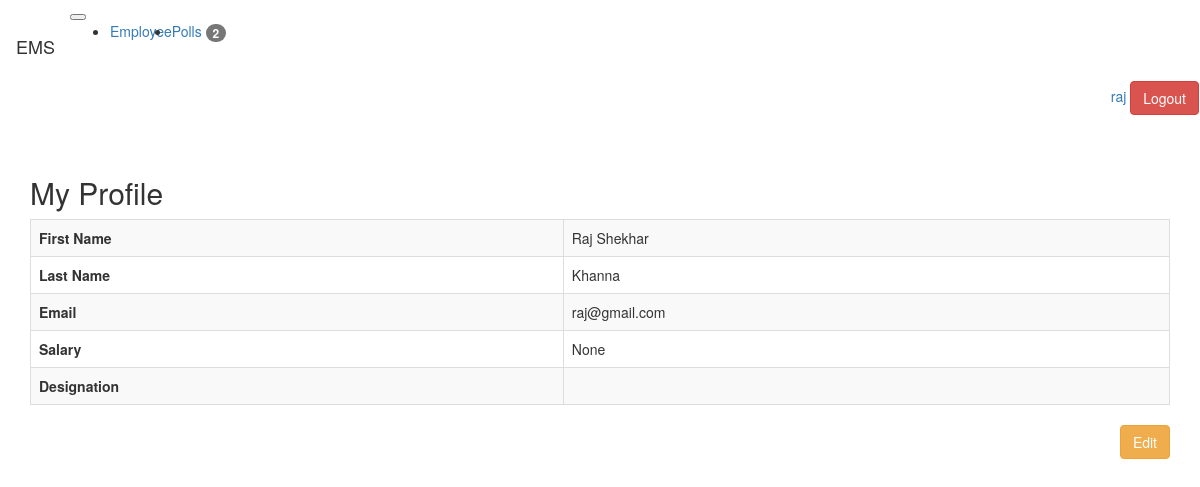
Screenshot of /profile/ (signed in) with the database file from the repository.
### employee/models.py (models this page shows, shortened)
class Profile(models.Model):
    user=models.OneToOneField(User, on_delete=models.CASCADE, null=True, blank=True)
    designation =models.CharField(max_length=20, null=False, blank=False)
    salary  = models.IntegerField(null=True, blank=True)
    class Meta:
        ordering =("-salary",)

### employee/views.py (the view)
# urls.py: path('profile/', MyProfile.as_view(), name="my_profile"),
class MyProfile(DetailView):
    template_name = 'auth/profile.html'
    def get_object(self):
        return self.request.user.profile

### poll/context_processors.py (called while the page is built)
def polls_count(request):
    count = Qus.objects.count()
    return {'polls_count':count}

### employee_management_sys/templates/auth/profile.html
{% extends 'base.html' %}
{% block content %}
<br>
    <h2>My Profile</h2>
    <table class="table table-light table-bordered table-striped">
        <tbody>
        <tr>
            <th>First Name</th>
            <td>{{ object.user.first_name }}</td>
        </tr>
        <tr>
            <th>Last Name</th>
            <td>{{object.user.last_name}}</td>
        </tr>
        <tr>
            <th>Email</th>
            <td>{{ object.user.email}}</td>
        </tr>
        <tr>
            <th>Salary</th>
            <td>{{ object.salary}}</td>
        </tr>
        <tr>
            <th>Designation</th>
            <td>{{ object.designation}}</td>
        </tr>
    </tbody>
    </table>
    <div class="text-right">
        <a class="btn btn-warning" href="{%  url 'update_profile' %}">Edit</a>
    </div>
{% endblock content %}

### employee_management_sys/templates/header.html (shortened to what this page needs)
<div class="navbar navbar-expand-lg navbar-light bg-light">
    <span class="navbar-brand mb-0 h1">EMS</span>
    <button class="navbar-toggler" type="button" data-toggle="collapse" data-target="#navbarNav" aria-controls="navbarNav" aria-expanded="false" aria-label="Toggle navigation">
    </button>
    <div class="collapse navbar-collapse" id="navbarNav">
        <ul class="navbar-nav">
            <li class="nav-item">
                <a class="nav-link" href="{% url 'employee_list' %}">
                    {{"employee" | capfirst}}
                </a>
            </li>
            <li class="nav-item">
                <a class="nav-link" href="{% url 'index' %}">
                    {{"Polls" | capfirst}}
                    <span class="badge badge-primary badge-pill ">{{ polls_count }}</span>
                </a>
            </li>
        </ul>
    </div>
    <div class="text-right">
        <form method="POST" action="/logout/">
            <a href="{% url 'my_profile'  %} ">{{ user }}</a>
            <input class="btn btn-danger" type="submit" value="Logout">
        </form>
    </div>
</div>

### rows the page displays
Profile: user.first_name "Raj Shekhar", user.last_name "Khanna", user.email "raj@gmail.com", salary "None"

### other values shown
{{ "employee" | capfirst }} "Employee"
{{ "Polls" | capfirst }} "Polls"
{{ polls_count }} "2"
{{ user }} "raj"
